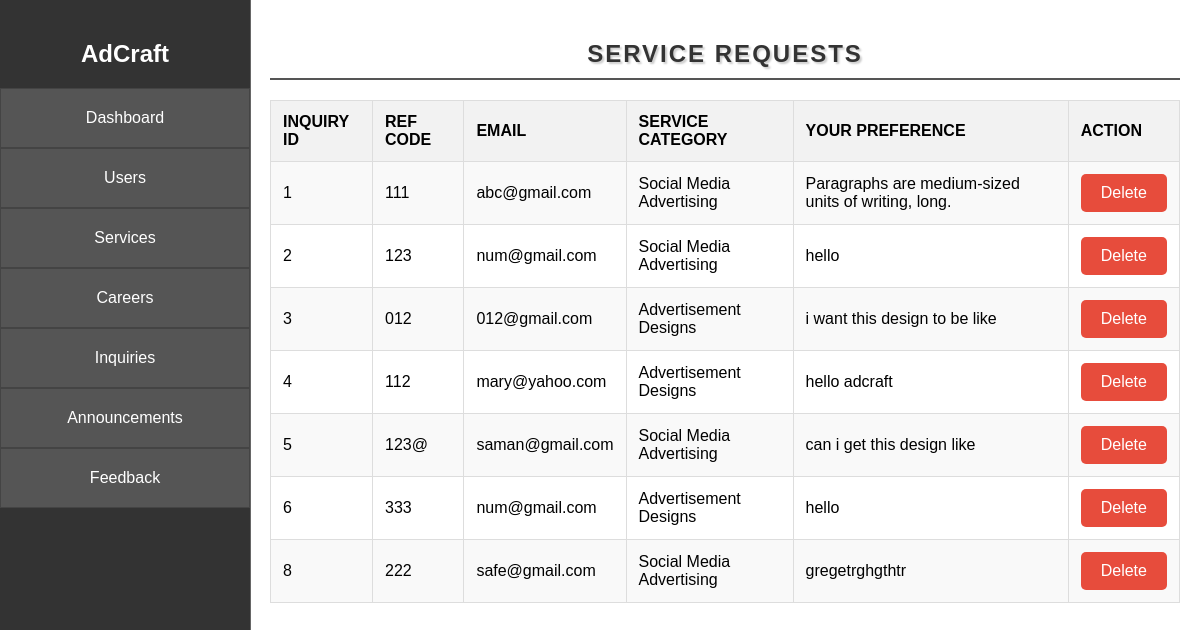
Screenshot of /Admindash/Inquiry/adminview.php with the database file from the repository.
### tables this page shows
CREATE TABLE `inquiry_information` (
  `Inquiry_ID` int(10) NOT NULL,
  `Ref_Code` varchar(10) NOT NULL,
  `Email` varchar(20) NOT NULL,
  `Service_Category` text NOT NULL,
  `User_Preference` varchar(10000) NOT NULL
);

### Admindash/Inquiry/adminview.php (the view, shortened to what this page needs)
<?php
require 'config.php';
?>
<!DOCTYPE html>
<html lang="en">
<head>
   <link rel="stylesheet" href="../styles.css">
   <link rel="stylesheet" href="../Hello/ancstyle.css">
</head>
<body>
<div class="sidebar">
        <h2>AdCraft</h2>
        <ul>
        <li><a href="../index.php" class="active">Dashboard</a></li>
            <li><a href="../users/admin.php">Users</a></li>
            <li><a href="#">Services</a></li>
            <li><a href="../Careers/front.php">Careers</a></li>
            <li><a href="../contactus/display.php">Inquiries</a></li>
            <li><a href="../Hello/display.php">Announcements</a></li>
            <li><a href="../feedback/admin.php">Feedback</a></li>
        </ul>
    </div>
    <div class="content">
    <h2 class="createform">Service requests</h2>
    <?php
$sql = "SELECT * FROM inquiry_information";
$result = $conn->query($sql);
if ($result->num_rows > 0) {
    echo "<table class='table'>";
    echo "<tr>";
    echo "<th>Inquiry ID</th>";
    echo "<th>Ref Code</th>";
    echo "<th>Email</th>";
    echo "<th>Service Category</th>";
    echo "<th>Your Preference</th>";
    echo "<th>Action</th>";
    echo "</tr>";
    while ($row = $result->fetch_assoc()) {
        echo "<tr>";
        echo "<td>" . $row["Inquiry_ID"] . "</td>";
        echo "<td>" . $row["Ref_Code"] . "</td>";
        echo "<td>" . $row["Email"] . "</td>";
        echo "<td>" . $row["Service_Category"] . "</td>";
        echo "<td>" . $row["User_Preference"] . "</td>";
        echo "<td>";
        echo "<form action='inquirydelete.php' method='POST'>";
        echo "<input class='delete' type='submit' name='delete' value='Delete'>";
        echo "</form>";
        echo "</td>";
        echo "</tr>";
    }
    echo "</table>";
} else {
    echo "No results";
}
?>
    </div>
</body>
</html>

### Admindash/styles.css (style rules this page uses)
body { margin: 0; font-family: Arial, sans-serif; background-image: url(main.png); background-repeat: no-repeat; background-size: cover; }
.sidebar { height: 100%; width: 250px; position: fixed; top: 0; left: 0; background-color: #333; padding-top: 20px; padding-bottom: 20px; border-right: 1px solid #666; }
.sidebar h2 { color: #fff; text-align: center; font-size: 24px; margin-bottom: 20px; }
.sidebar ul { list-style-type: none; padding: 0; margin: 0; }
.sidebar ul li { padding: 0px; text-align: center; }
.sidebar ul li a { color: #fff; text-decoration: none; display: block; padding: 20px; border: 1px solid #444; background-color: #555; transition: background-color 0.3s; }
.content { margin-left: 250px; padding: 20px; }

### Admindash/Hello/ancstyle.css (style rules this page uses)
.table { width: 100%; border-collapse: collapse; border-spacing: 0; }
.table th { background-color: #f2f2f2; border: 1px solid #ddd; padding: 12px; text-align: left; font-weight: bold; text-transform: uppercase; }
.table td { border: 1px solid #ddd; padding: 12px; }
.table tbody tr:nth-child(even) { background-color: #f9f9f9; }
.delete { background-color: #e74c3c; border: none; color: white; padding: 10px 20px; text-align: center; text-decoration: none; display: inline-block; font-size: 16px; border-radius: 5px; cursor: pointer; }
.createform { font-size: 24px; color: #333; margin-bottom: 20px; text-align: center; text-transform: uppercase; font-weight: bold; letter-spacing: 2px; text-shadow: 2px 2px 2px rgba(0, 0, 0, 0.2); border-bottom: 2px solid #555; padding-bottom: 10px; }

### rows the page displays
inquiry_information: Inquiry_ID "1", Ref_Code "111", Email "abc@gmail.com", Service_Category "Social Media Advertising", User_Preference "Paragraphs are medium-sized units of writing, long."
inquiry_information: Inquiry_ID "2", Ref_Code "123", Email "num@gmail.com", Service_Category "Social Media Advertising", User_Preference "hello"
inquiry_information: Inquiry_ID "3", Ref_Code "012", Email "012@gmail.com", Service_Category "Advertisement Designs", User_Preference "i want this design to be like"
inquiry_information: Inquiry_ID "4", Ref_Code "112", Email "mary@yahoo.com", Service_Category "Advertisement Designs", User_Preference "hello adcraft"
inquiry_information: Inquiry_ID "5", Ref_Code "123@", Email "saman@gmail.com", Service_Category "Social Media Advertising", User_Preference "can i get this design like"
inquiry_information: Inquiry_ID "6", Ref_Code "333", Email "num@gmail.com", Service_Category "Advertisement Designs", User_Preference "hello"
inquiry_information: Inquiry_ID "8", Ref_Code "222", Email "safe@gmail.com", Service_Category "Social Media Advertising", User_Preference "gregetrghgthtr"
